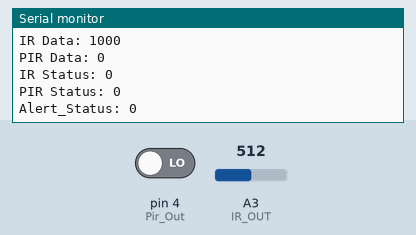
Bench run of a sketch on a simulated Arduino Uno, built with avr-gcc and run on an emulated ATmega328P. On the bench: the last lines printed to the serial monitor. The test bench sets the inputs (shaded band); at power-on: A3 (IR_OUT) = 512, pin 4 (Pir_Out) LOW.

Above: at 3.7 s.
3.8 s: A3 (IR_OUT) set to 110
At 4.31 s:
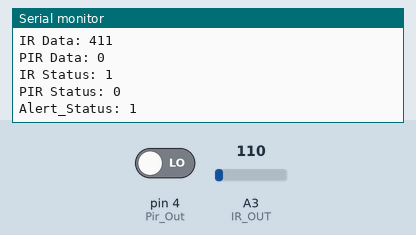
5.3 s: A3 (IR_OUT) set to 88
11.3 s: A3 (IR_OUT) set to 999
At 12.68 s:
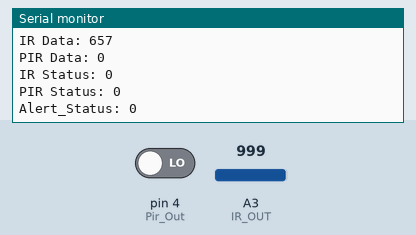
Timing chart, 0 to 14.3 s (numbered marks = the images above; inputs shaded):
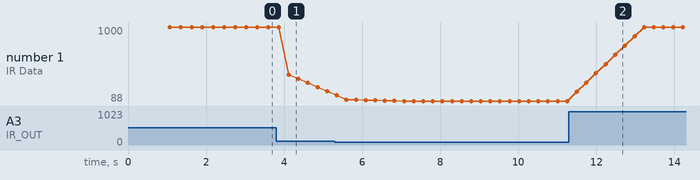

The sketch:

Full_Trigger_Test.ino
```cpp
/*
V1
DEV:OLIVER
REPO:https://github.com/OLLYDOTDEV/Project-Birdseye-DTX-2020
INFO:
> test code for PIR and ir sensor
> test to settting a triggered state alert.

*/
#include "Smooth.h"
  // count variable
      int _ValuecCount = 0;           // count first amount of values while less then StartSkip
    int _StartSkip = 11;            // amount for ^^^ to skip
  // IR variables
  bool IR_Status = 0;
  int IR_DATA = 1000 ;
  int IR_Threshold = 600 ;
  int IR_OUT = A3; // connect ir sensor to arduino pin 2
  bool IR_Enabled;
  // PIR variables
  bool Pir_Status = 0;
  bool Pir_Data = 0;
  int Pir_Out = 4;
  bool Pir_Enabled;
  // general variables
  bool Alert_Status = 0;
  int calibration_trigger = 1; // 1 = calibration mode on | 0 = calibration mode off


AnalogSmooth IRsensor; // contruct an object with the smooth class
void setup()
{
Serial.begin(9600);
 IRsensor.Smooth_setup(); // set all array values to 0 [see Smooth.h]
// sensor pins to INPUT
  pinMode (Pir_Out, INPUT);
  pinMode (IR_OUT, INPUT);

Serial.println("Boot sequence complete initialising main program \n\n\n\n\n\n\n\n\n\n\n\n");
delay(1000);


// enable // disable sensors
IR_Enabled = true;
Pir_Enabled = true;
}
void loop()
{
Serial.println("\n\n\n ________________________");


if(IR_Enabled == true){
// IR code
if(_ValuecCount < _StartSkip){
  IRsensor.Smooth(IR_OUT); // triggers method but doesnt assign output to variable
 Serial.print("Skipping start value number:");
 Serial.println(_ValuecCount);
 _ValuecCount++;
}else{
IR_DATA = IRsensor.Smooth(IR_OUT); // triggers method and assign output to variable
}
if(IR_DATA < IR_Threshold){
// if this if statement activates that means that the sensor has been triggered
IR_Status = 1;
}else{
IR_Status = 0;
}
}

if(Pir_Enabled == true){
// pir code
Pir_Data = digitalRead(Pir_Out);
if(Pir_Data == 1){ // if PIR sensor actavated then set the alert status to active (true)
Pir_Status=1;
}else{
Pir_Status=0;
}
if(Pir_Status || IR_Status == 1){
Alert_Status = 1;
// then send out alert to relay
// sensors have been triggered
}else{
Alert_Status = 0;
// no sensor actived no nothing
}
}


 valuedebug();
 alertdebug();

delay(200);
}


// ----------------------------------------------------------------- //

// debug functions
void valuedebug(){
  // value debug
Serial.println("\n");
Serial.print("IR Data: ");
Serial.println(IR_DATA);
Serial.print("PIR Data: ");
Serial.println(Pir_Data);
}
void alertdebug(){
// alert debug
Serial.println("\n");
Serial.print("IR Status: ");
Serial.println(IR_Status);
Serial.print("PIR Status: ");
Serial.println(Pir_Status);
Serial.print("\nAlert_Status: ");
Serial.println(Alert_Status);
}
```

Smooth.h
```cpp
#include "Arduino.h"

/*
  Smoothing

  Reads repeatedly from an analog input, calculating a running average and
  printing it to the computer. Keeps ten readings in an array and continually
  averages them.

  created 22 Apr 2007
  by David A. Mellis  <dam@mellis.org>
  modified 9 Apr 2012
  by Tom Igoe
  convered into class
  by Oliver Bell
  This example code is based of http://www.arduino.cc/en/Tutorial/Smoothing
*/

// Define the number of samples to keep track of. The higher the number, the
// more the readings will be smoothed, but the slower the output will respond to
// the input. Using a constant rather than a normal variable lets us use this
// value to determine the size of the readings array.

class AnalogSmooth {
  private:
    #define _numReadings 8          // Used to give amount to data to keep a average of
    int _readings[_numReadings];    // the readings from the analog input
    int _readIndex = 0;             // the index of the current reading
    int _total = 0;                 // the running total
    int _average = 0;               // the average
  public:
    void Smooth_setup();
    int Smooth(int Sinputpin);
    int Sinputpin;                  // Input
};

void AnalogSmooth::Smooth_setup(){
     for (int thisReading = 0; thisReading < _numReadings; thisReading++) {
     _readings[thisReading] = 0; // sets all array 0
     }
}

int AnalogSmooth::Smooth(int Sinputpin) {

  // subtract the last reading:
  _total = _total - _readings[_readIndex];
  // read from the sensor:
  _readings[_readIndex] = analogRead(Sinputpin);
  // add the reading to the total:
  _total = _total + _readings[_readIndex];
  // advance to the next position in the array:
  _readIndex = _readIndex + 1;

  // if we're at the end of the array...
  if (_readIndex >= _numReadings) {
    // ...wrap around to the beginning:
    _readIndex = 0;
  }
  _average = _total / _numReadings;


  // return value of object
  return(_average);
  }
```

Measured:
- after the input at 3.8 s, the serial monitor: prints a new line after 0.32 s (image 1)
- after the input at 11.3 s, the serial monitor: prints a new line after 0.20 s (image 2)
- plotted number 1: 1000 → 210 after the input at 3.8 s, 210 → 88 after the input at 5.3 s, 88 → 999 after the input at 11.3 s
